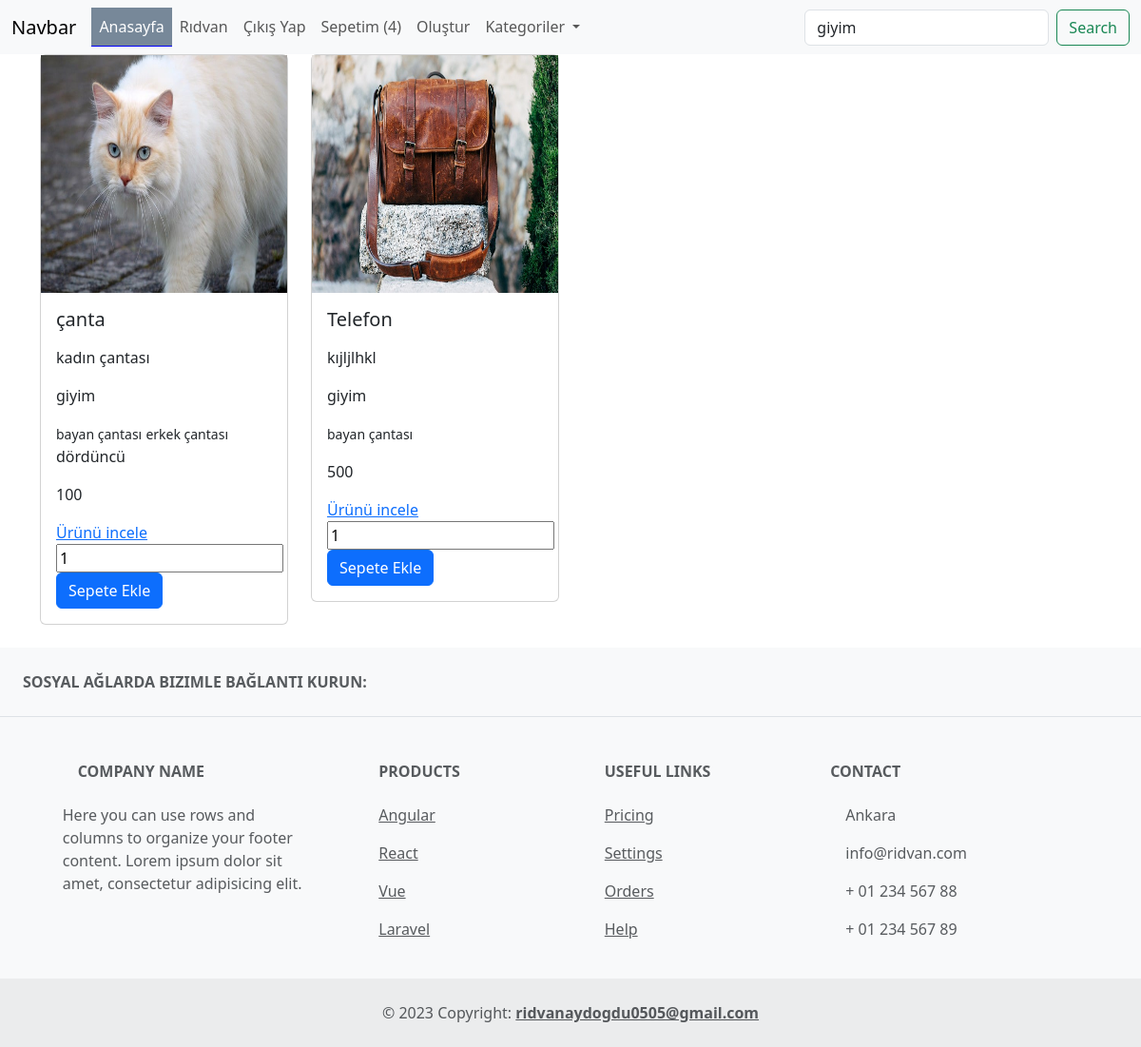
The app's page /?search=giyim (signed in) with its own data.
### urunler/models.py (models this page shows, shortened)
class Urun(models.Model):
    olusturan = models.ForeignKey(User, on_delete=models.CASCADE, null=True)
    kategori = models.ForeignKey(Kategori, on_delete=models.CASCADE, null=True)
    sub_category = models.ManyToManyField(AltKategori)
    tekBilgi = models.OneToOneField(Tek, on_delete=models.CASCADE, null=True, blank=True)
    isim = models.CharField(max_length=100, verbose_name="ürün ismi")
    aciklama = RichTextField(max_length=500, verbose_name="ürün açıklaması")
    no = models.IntegerField(verbose_name="ürün fiyatı")
    resim = models.FileField(upload_to='urunler/', null=True, blank=True, verbose_name="ürün resmi")

class Kategori(models.Model):
    isim = models.CharField(max_length=100)

class AltKategori(models.Model):
    isim = models.CharField(max_length=100)

class Tek(models.Model):
    isim = models.CharField(max_length=100)

### urunler/views.py (the view, shortened to what this page needs)
# urls.py: path('', index, name='index'),
def index(request):
    urunler = Urun.objects.all()
    kategoriler = Kategori.objects.all()
    search = ''
    if request.GET.get('search'):
        search = request.GET.get('search')
        urunler = Urun.objects.filter(
            Q(isim__icontains = search)  |
            Q(kategori__isim__icontains =search)
        )
    sepetAdet = Sepet.objects.filter(user = request.user).count()
    context = {
        'urunler':urunler,
        'search':search,
        'kategoriler':kategoriler,
        'sepetAdet':sepetAdet
    }
    return render(request, 'index.html', context)

### urunler/templates/index.html (shortened to what this page needs)
{% load static %}
<!DOCTYPE html>
<html lang="en">
<head>
    <link href="https://cdn.jsdelivr.net/npm/bootstrap@5.3.2/dist/css/bootstrap.min.css" rel="stylesheet">
    <link rel="stylesheet" href="{% static 'css/style.css' %}">
</head>
<body>
   {% include 'includes/navbar.html' %}
    {% block content %}
    <div class="container">
      <div class="row">
        {% for urun in urunler %}
            <div class="col-3">
              <div class="card">
                {% if urun.resim %}
                  <img src="{{urun.resim.url}}" width="100%" height="250" alt="">
                {% else %}
                    <img src="{% static 'img/kedi.jpg' %}" width="100%" height="250" alt="">
                {% endif %}
                <div class="card-body">
                  <h5 class="card-title">{{urun.isim}}</h5>
                  <p class="card-text">{{urun.aciklama|safe}}</p>
                  <p>{{urun.kategori.isim}}</p>
                  {% for i in urun.sub_category.all %}
                      <small>{{i.isim}}</small>
                  {% endfor %}
                  <p>
                    {{urun.tekBilgi.isim}}
                  </p>
                  <p>{{urun.no}}</p>
                  <a href="{% url 'urun' urun.id %}" class="card-link">Ürünü incele</a>
                  <form action="" method="POST">
                    <input type="number" name="adet" value="1" id="">
                    <input type="submit" class="btn btn-primary" value="Sepete Ekle">
                  </form>
                </div>
              </div>
            </div>
        {% endfor %}
      </div>
    </div>
    {% endblock content %}
    {% include 'includes/footer.html' %}
</body>
</html>

### urunler/templates/includes/navbar.html (shortened to what this page needs)
<nav class="navbar navbar-expand-lg bg-body-tertiary">
    <div class="container-fluid">
      <a class="navbar-brand" href="/">Navbar</a>
      <div class="collapse navbar-collapse" id="navbarSupportedContent">
        <ul class="navbar-nav me-auto mb-2 mb-lg-0">
          <li class="nav-item">
            <a
            {% if request.path == '/' %}
                class="nav-link active"
            {% else %}
                class="nav-link"
            {% endif %}
                aria-current="page" href="/">Anasayfa</a>
          </li>
          {% if user.is_authenticated %}
              <li class="nav-item">
                <a class="nav-link" href="#">{{request.user}}</a>
              </li>
              <li class="nav-item">
                <a class="nav-link" href="{% url 'logout' %}">Çıkış Yap</a>
              </li>
              <li class="nav-item">
                <a class="nav-link" href="{% url 'sepet' %}">Sepetim ({{sepetAdet}})</a>
              </li>
              <li class="nav-item">
                <a
                {% if request.path == '/olustur/' %}
                class="nav-link active"
                {% else %}
                class="nav-link"
                {% endif %}
                href="{% url 'olustur' %}">Oluştur</a>
              </li>
          {% endif %}
          <li class="nav-item dropdown">
            <a class="nav-link dropdown-toggle" href="#" role="button" data-bs-toggle="dropdown" aria-expanded="false">
              Kategoriler
            </a>
          </li>
        </ul>
        <form class="d-flex" method="GET" role="search">
          <input class="form-control me-2" name="search" value="{{search}}" type="search" aria-label="Search">
          <button class="btn btn-outline-success" type="submit">Search</button>
        </form>
      </div>
    </div>
  </nav>

### urunler/templates/index.html (style rules this page uses)
.active { border-bottom: 1px solid blue; background-color: lightslategray; color: white !important; }

### records on screen
Urun: resim (picture), isim "çanta", aciklama "kadın çantası", kategori.isim "giyim", tekBilgi.isim "dördüncü", no "100"
AltKategori: isim "bayan çantası"
AltKategori: isim "erkek çantası"
Urun: resim (picture), isim "Telefon", aciklama "kıjljlhkl", kategori.isim "giyim", no "500"

### other values on screen
{{ request.user }} "Rıdvan"
{{ sepetAdet }} "4"
